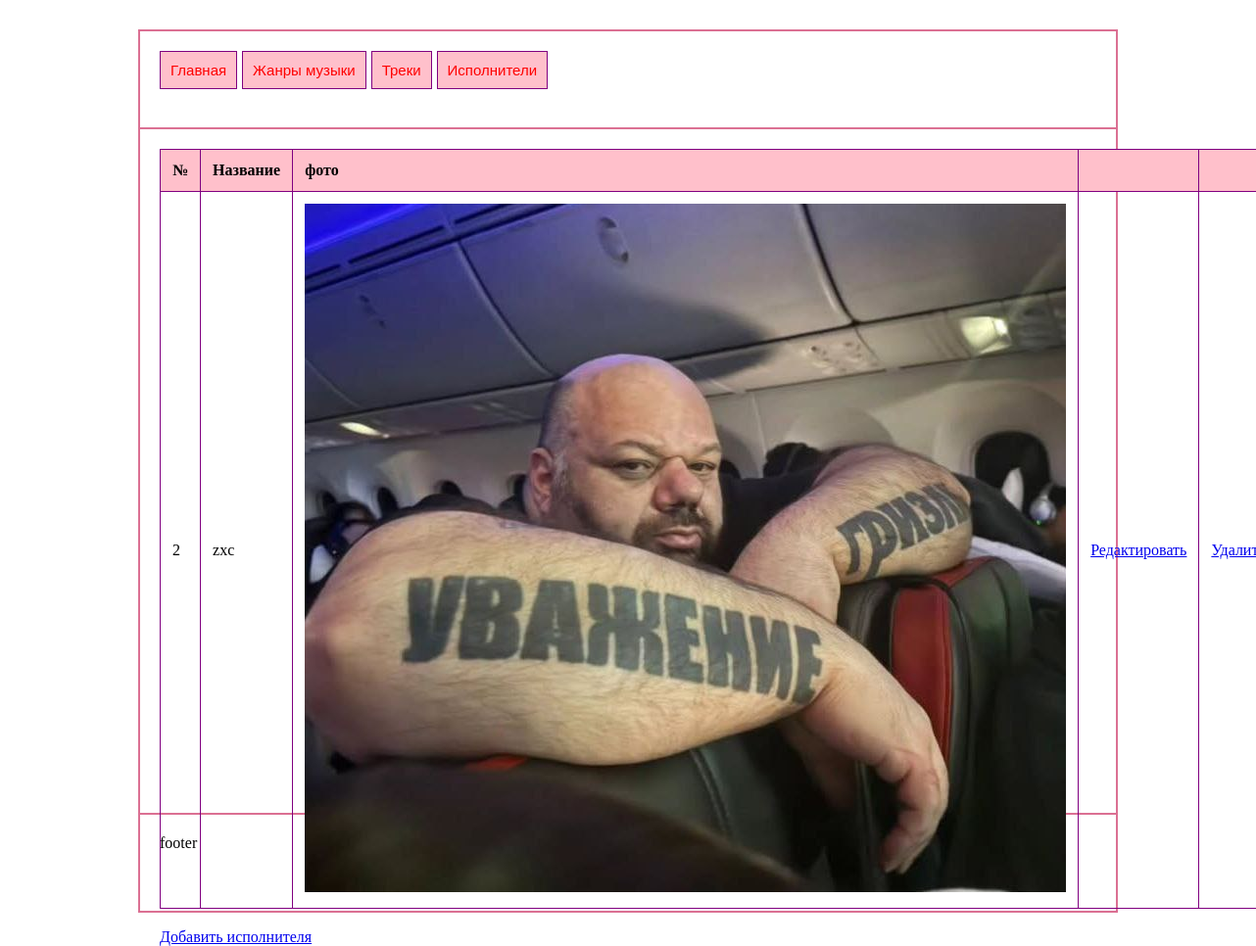
Page /artists/ on the earlier database version.
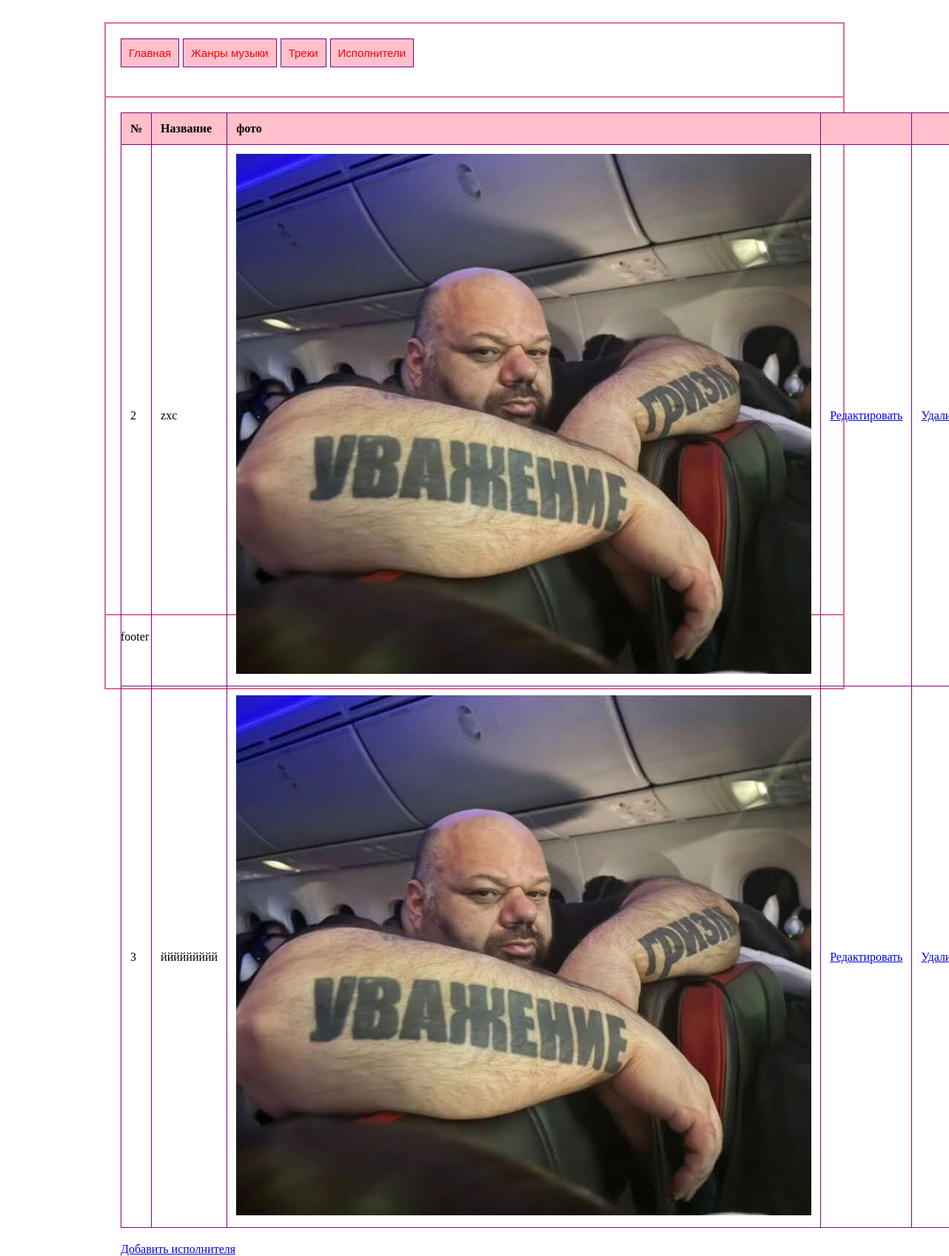
Same page on the later database version.
### main/models.py (models this page shows, shortened)
class Artist(models.Model):
    name = models.CharField(max_length=500, unique=True)
    image= models.ImageField(upload_to='artists/', null=True)

### main/views.py (the view)
# urls.py: path('artists/', views.artists),
def artists(request):
    a = Artist.objects.all()
    return render (request, 'artists.html', {'artists':a})

### main/templates/artists.html (shortened to what this page needs)
<!DOCTYPE html>
{% load static %}
<html lang="en">
<head>
    <link rel="stylesheet" href="{% static "styles.css" %}" />
</head>
<body>
    <div id="wrapper">
	<div id="header">
		<div id="menu">
	<a href="/">Главная</a>
	<a href="/janri/" >Жанры музыки</a>
	<a href="/Tracks/">Треки</a>
    <a href="/artists/">Исполнители</a>
</div>
	</div>
	<div id="container">
		<div id="content">
			<table>
                <thead>
                    <tr>
                        <th>№</th>
                        <th>Название</th>
                        <th>фото</th>
                        <th></th>
                        <th></th>
                        </tr>
                        </thead>
            <tbody>
                {% for a in artists %}
                <tr>
                    <td>{{a.id}}</td>
                    <td>{{a.name}}</td>
                    <td><img class="artist_logo" src="/media/{{a.image.url}}" alt=""></td>
                    <td><a href="/editartist/{{a.id}}">Редактировать</a></td>
                    <td><a href="/deleteartist/{{a.id}}">Удалить</a></td>
                </tr>
                {% endfor %}
            </tbody>
            </table>
            <a href="/add_artist/">Добавить исполнителя</a>
		</div>
	</div>
	<div id="footer">
		footer
	</div>
</div>
</body>
</html>

### main/static/styles.css (style rules this page uses)
* { box-sizing: border-box; }
#wrapper { width: 1000px; margin: 30px auto; border: 1px solid palevioletred; }
#header { height: 100px; padding: 20px; border: 1px solid palevioletred; }
#container { display: flex; }
#content { width: 100%; height: 700px; padding: 20px; border: 1px solid palevioletred; }
#footer { height: 100px; padding: 20px; border: 1px solid palevioletred; }
#menu { display: flex; }
#menu a { margin-right: 5px; padding: 10px; font: 15px Arial; text-decoration: none; color: red; border: 1px solid purple; background-color: pink; }
table { width: 100%; border-collapse: collapse ; margin-bottom: 20px; }
table th, table td { border: 1px solid purple; padding: 12px; text-align: left; }
table th { background-color: pink; color: black; }

Differences in the rows shown:
added Artist: id "3", name "ййййййййй", image (picture)
